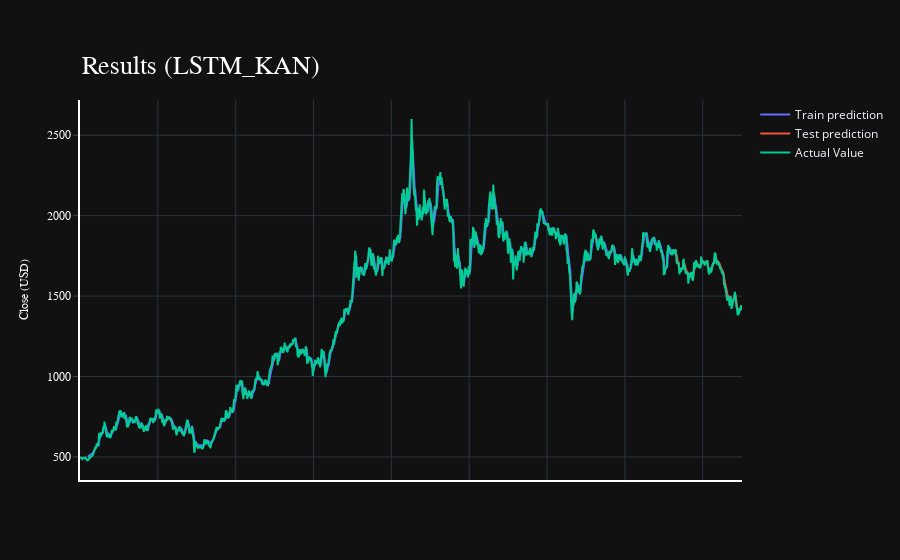

Notebook cell for this chart:
### Markdown cell above
## 7. 绘制图像

### Code cell
import plotly.express as px
import plotly.graph_objects as go

fig = go.Figure()
fig.add_trace(go.Scatter(go.Scatter(x=result.index, y=result[0],
                    mode='lines',
                    name='Train prediction')))
fig.add_trace(go.Scatter(x=result.index, y=result[1],
                    mode='lines',
                    name='Test prediction'))
fig.add_trace(go.Scatter(go.Scatter(x=result.index, y=result[2],
                    mode='lines',
                    name='Actual Value')))
fig.update_layout(
    xaxis=dict(
        showline=True,
        showgrid=True,
        showticklabels=False,
        linecolor='white',
        linewidth=2
    ),
    yaxis=dict(
        title_text='Close (USD)',
        titlefont=dict(
            family='Rockwell',
            size=12,
            color='white',
        ),
        showline=True,
        showgrid=True,
        showticklabels=True,
        linecolor='white',
        linewidth=2,
        ticks='outside',
        tickfont=dict(
            family='Rockwell',
            size=12,
            color='white',
        ),
    ),
    showlegend=True,
    template = 'plotly_dark'

)



annotations = []
annotations.append(dict(xref='paper', yref='paper', x=0.0, y=1.05,
                              xanchor='left', yanchor='bottom',
                              text='Results (LSTM_KAN)',
                              font=dict(family='Rockwell',
                                        size=26,
                                        color='white'),
                              showarrow=False))
fig.update_layout(annotations=annotations)

fig.show()

### Figure 1 — Plotly figure (JSON) as saved in the notebook; plotly's stock layout.template omitted (floating-point values rounded to 4 significant figures; data arrays with more than 128 entries replaced by an {"elided": "..."} marker saying what was removed)
{"data": [{"mode": "lines", "name": "Train prediction", "type": "scatter", "x": {"elided": "1702 int values"}, "y": {"elided": "1702 float values"}}, {"mode": "lines", "name": "Test prediction", "type": "scatter", "x": {"elided": "1702 int values"}, "y": {"elided": "1702 float values"}}, {"mode": "lines", "name": "Actual Value", "type": "scatter", "x": {"elided": "1702 int values"}, "y": {"elided": "1702 float values"}}], "layout": {"annotations": [{"font": {"color": "white", "family": "Rockwell", "size": 26}, "showarrow": false, "text": "Results (LSTM_KAN)", "x": 0, "xanchor": "left", "xref": "paper", "y": 1.05, "yanchor": "bottom", "yref": "paper"}], "showlegend": true, "xaxis": {"linecolor": "white", "linewidth": 2, "showgrid": true, "showline": true, "showticklabels": false}, "yaxis": {"linecolor": "white", "linewidth": 2, "showgrid": true, "showline": true, "showticklabels": true, "tickfont": {"color": "white", "family": "Rockwell", "size": 12}, "ticks": "outside", "title": {"font": {"color": "white", "family": "Rockwell", "size": 12}, "text": "Close (USD)"}}}}
